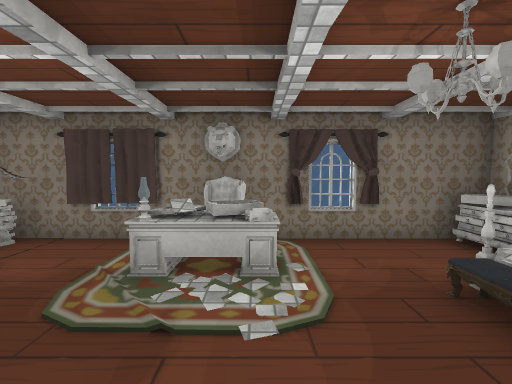
[1] (above)

21 first-person views from a walk through a Unity game level. The camera is 1.5 m above the floor, tilts 4° down and sees 90° across. The floor is counted in squares, 1 m on a side. Each view is taken from the middle of a square. On the plan, view 1 faces up. The plan holds only what a view shows up to about 13 squares ahead; the rest is blank. The place goes on beyond the plan. The player is left out. Door leaves are left out, so doorways stand open. Some surface patterns are stand-ins.

[2]
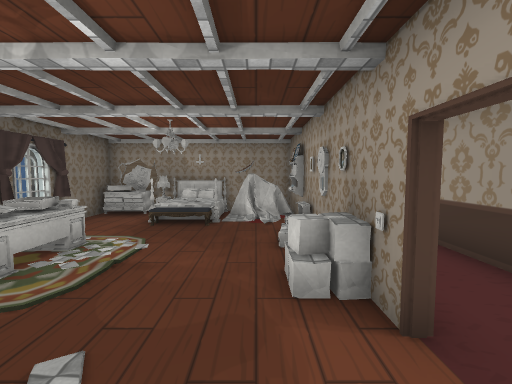

[3]
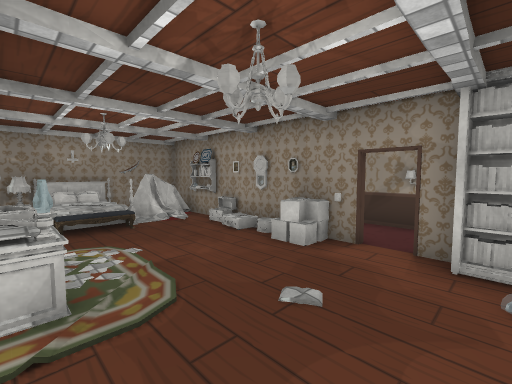

[4]
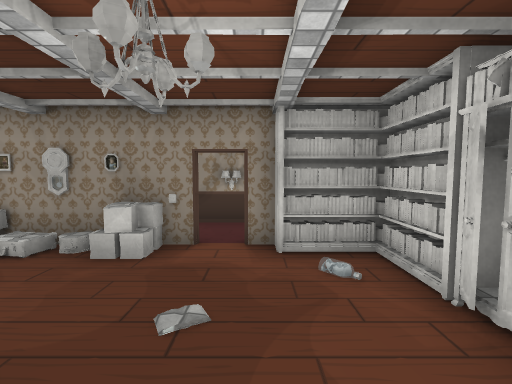

[5]
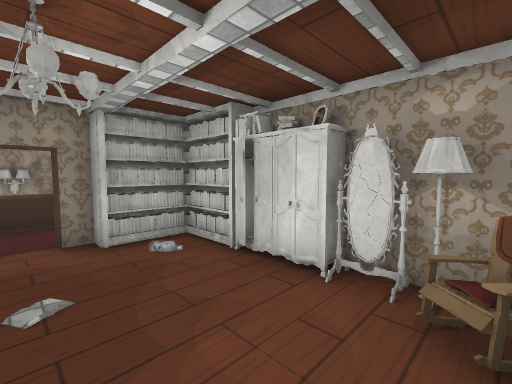

[6]
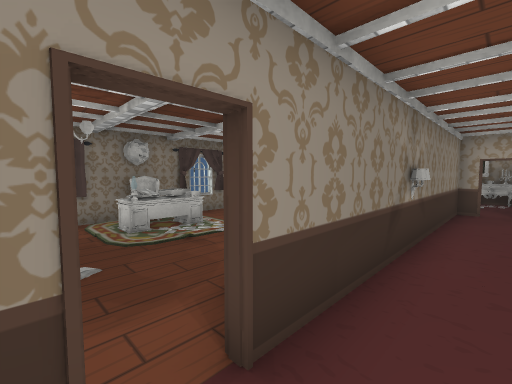

[7]
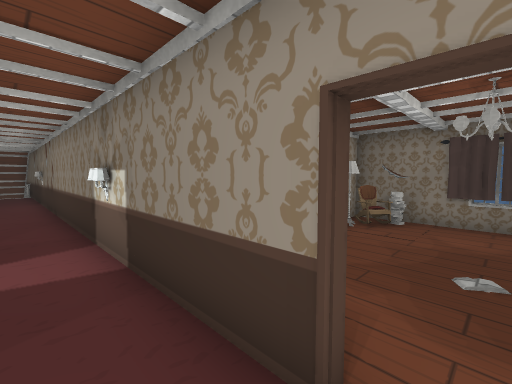

[8]
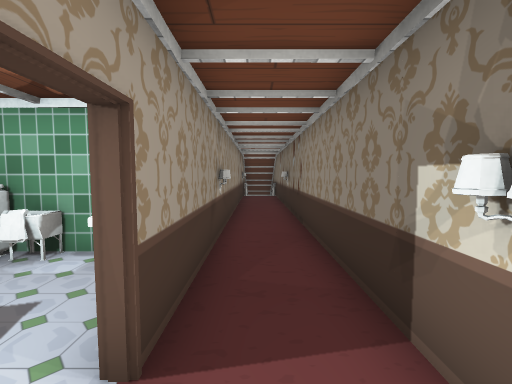

[9]
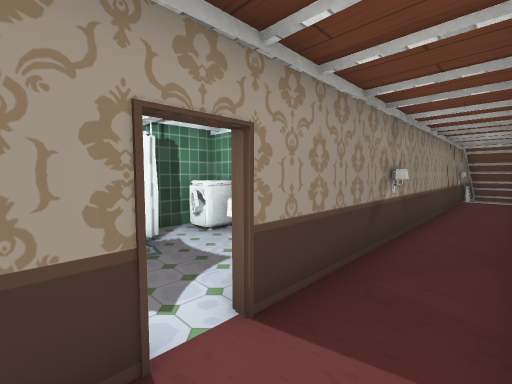

[10]
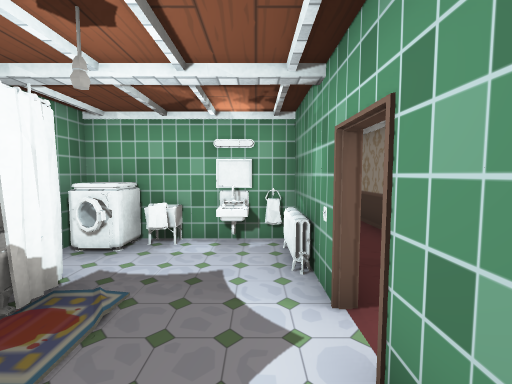

[11]
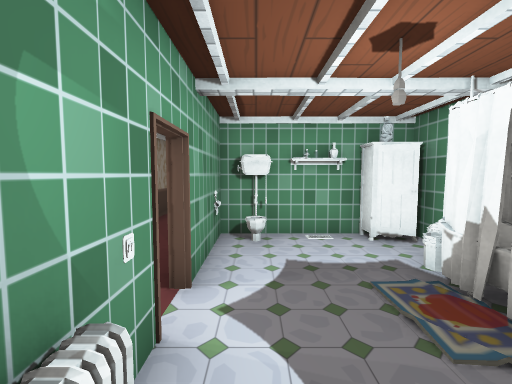

[12]
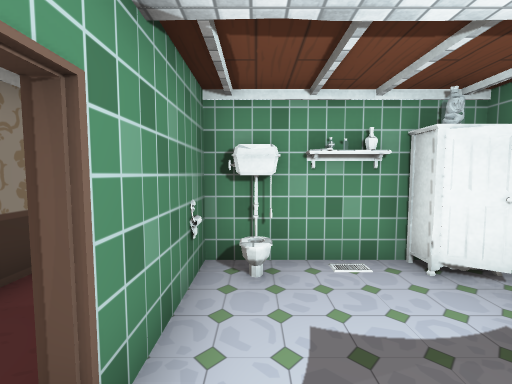

[13]
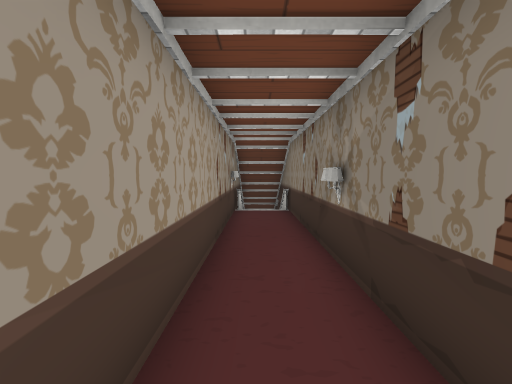

[14]
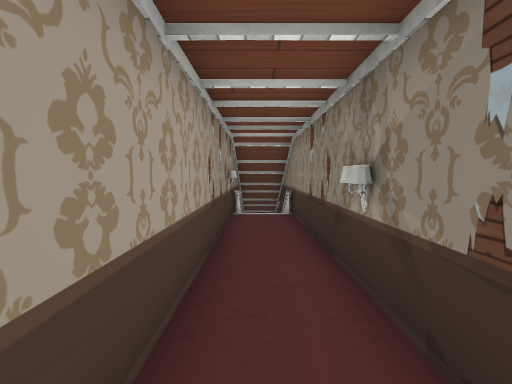

[15]
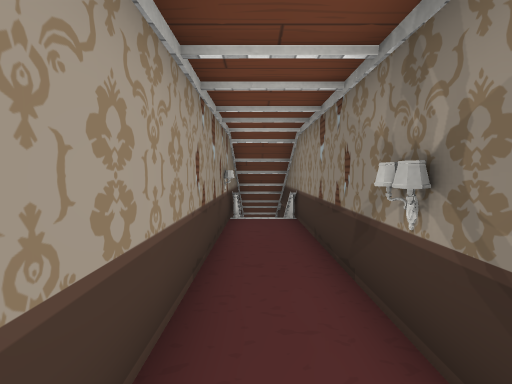

[16]
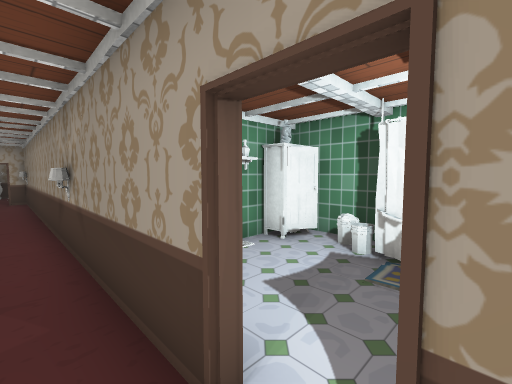

[17]
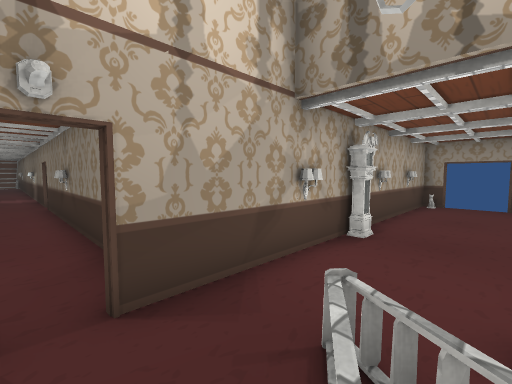

[18]
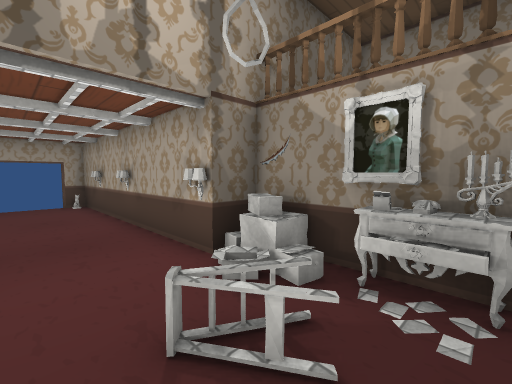

[19]
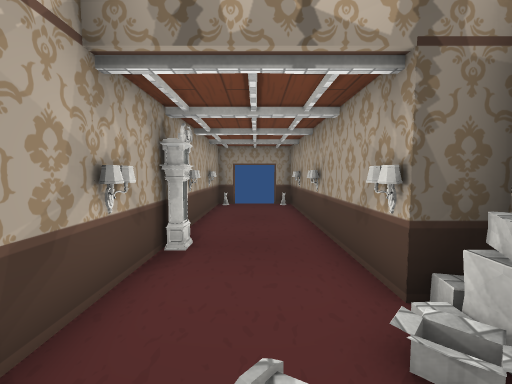

[20]
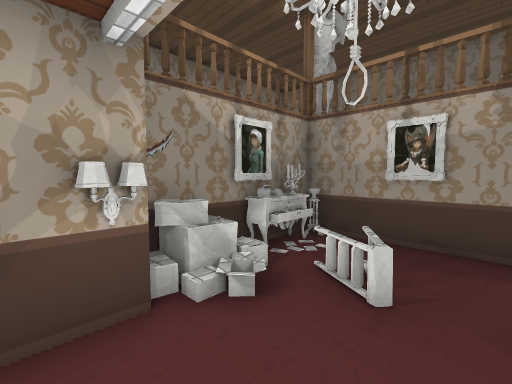

[21]
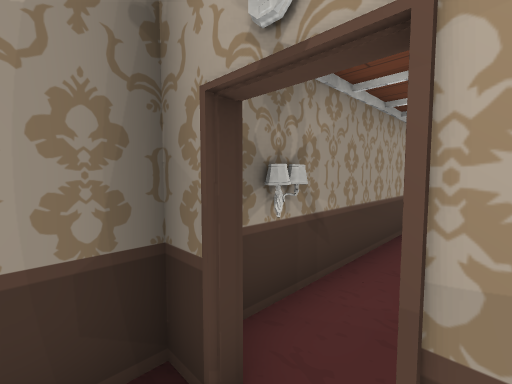

### Floor plan
Ten units are one square. View 1 is at (0, 0); x grows to the right and y downward. Boxes are objects, and circles mark ways between rooms. Rooms are numbered by the first view taken in them; rooms with no view inside come last. Other rooms are left out.
<svg viewBox="-280 -115 420 209">
<path fill="none" stroke="#000" d="M-6 14 15 14M26 16 -27 16M44 14 54 14 54 -59 -69 -59 -69 -30M-45 14 -38 14 -38 16M-26 39 79 39M54 -44 53 -51M55 -44 52 -50M65 36 67 37 70 36M79 23 79 16 44 16M79 40 79 33M-119 41 -119 46M-180 19 -183 18 -185 19M-95 39 -88 39M-81 19 -85 17M-77 39 -65 39M-46 39 -26 39M-38 16 -259 16M-36 37 -31 35M-35 36 -30 38M-35 38 -31 36M-256 39 -114 39M-260 16 -275 16M-271 16 -272 39 -258 39M-88 41 -96 41M-66 41 -77 41M-70 89 -49 89M-46 74 -46 39M-114 41 -119 41M-119 74 -119 89 -100 89M84 -15 83 -11M117 -14 117 -109 109 -109M129 16 129 -9M81 33 81 39M79 39 129 39 129 34M90 -109 81 -109 81 23"/>
<rect x="-75" y="-35" width="20" height="30" fill="#bbb"><title>wardrobe</title></rect>
<rect x="-75" y="-45" width="10" height="10" fill="#bbb"><title>other object</title></rect>
<rect x="-65" y="5" width="20" height="10" fill="#bbb"><title>bookshelf</title></rect>
<rect x="-65" y="-45" width="10" height="10" fill="#bbb"><title>lamp</title></rect>
<rect x="-65" y="-55" width="10" height="10" fill="#bbb"><title>chair</title></rect>
<rect x="-55" y="-55" width="10" height="10" fill="#bbb"><title>other object</title></rect>
<rect x="-25" y="5" width="10" height="10" fill="#bbb"><title>other object</title></rect>
<rect x="-25" y="-45" width="10" height="10" fill="#bbb"><title>lamp</title></rect>
<rect x="-15" y="5" width="10" height="10" fill="#bbb"><title>other object</title></rect>
<rect x="-15" y="-45" width="20" height="10" fill="#bbb"><title>desk</title></rect>
<rect x="-15" y="-55" width="10" height="10" fill="#bbb"><title>armchair</title></rect>
<rect x="15" y="5" width="10" height="10" fill="#bbb"><title>other object</title></rect>
<rect x="25" y="5" width="20" height="10" fill="#bbb"><title>other object</title></rect>
<rect x="25" y="-15" width="10" height="10" fill="#bbb"><title>bed</title></rect>
<rect x="35" y="-5" width="10" height="10" fill="#bbb"><title>other object</title></rect>
<rect x="35" y="-45" width="10" height="10" fill="#bbb"><title>lamp</title></rect>
<rect x="45" y="-5" width="10" height="10" fill="#bbb"><title>other object</title></rect>
<rect x="45" y="-15" width="10" height="10" fill="#bbb"><title>bed</title></rect>
<rect x="45" y="-45" width="10" height="10" fill="#bbb"><title>other object</title></rect>
<rect x="-115" y="35" width="20" height="10" fill="#bbb"><title>other object</title></rect>
<rect x="-125" y="65" width="10" height="10" fill="#bbb"><title>other object</title></rect>
<rect x="-125" y="45" width="10" height="20" fill="#bbb"><title>other object</title></rect>
<rect x="-115" y="75" width="10" height="10" fill="#bbb"><title>machine</title></rect>
<rect x="-115" y="65" width="10" height="10" fill="#bbb"><title>other object</title></rect>
<rect x="-115" y="55" width="10" height="10" fill="#bbb"><title>other object</title></rect>
<rect x="-95" y="75" width="10" height="10" fill="#bbb"><title>rug</title></rect>
<rect x="-85" y="75" width="10" height="10" fill="#bbb"><title>other object</title></rect>
<rect x="-65" y="75" width="10" height="10" fill="#bbb"><title>other object</title></rect>
<rect x="-55" y="75" width="10" height="10" fill="#bbb"><title>wardrobe</title></rect>
<rect x="-55" y="65" width="10" height="10" fill="#bbb"><title>other object</title></rect>
<rect x="-55" y="45" width="10" height="10" fill="#bbb"><title>other object</title></rect>
<rect x="75" y="-35" width="10" height="10" fill="#bbb"><title>clock</title></rect>
<rect x="85" y="-105" width="10" height="10" fill="#bbb"><title>other object</title></rect>
<rect x="95" y="5" width="20" height="20" fill="#bbb"><title>other object</title></rect>
<rect x="105" y="-105" width="10" height="10" fill="#bbb"><title>other object</title></rect>
<rect x="115" y="35" width="10" height="10" fill="#bbb"><title>other object</title></rect>
<rect x="115" y="15" width="10" height="10" fill="#bbb"><title>dresser</title></rect>
<rect x="115" y="-15" width="10" height="10" fill="#bbb"><title>other object</title></rect>
<rect x="125" y="25" width="10" height="10" fill="#bbb"><title>other object</title></rect>
<rect x="125" y="15" width="10" height="10" fill="#bbb"><title>painting</title></rect>
<circle cx="-35" cy="15" r="3" fill="#2a7"/>
<circle cx="-35" cy="30" r="3" fill="#2a7"/>
<circle cx="80" cy="25" r="3" fill="#2a7"/>
<circle cx="-85" cy="40" r="3" fill="#2a7"/>
<text x="0" y="-10">1</text>
<text x="-140" y="30">2</text>
<text x="-80" y="60">3</text>
<text x="100" y="-30">4</text>
</svg>
Room 1 opens to room 2. Room 1 opens to room 4. Room 2 opens to room 3.

Where each view was taken, in squares from view 1:
view 1: 0 up, 0 right, facing up
view 2: 0 up, 5 left, facing right
view 3: 4 up, 5 left, facing down-right
view 4: 4 up, 4 left, facing down
view 5: 5 up, 3 left, facing down-left
view 6: 3 down, 4 left, facing up-right
view 7: 3 down, 3 left, facing up-left
view 8: 3 down, 7 left, facing left
view 9: 2 down, 7 left, facing down-left
view 10: 5 down, 6 left, facing left
view 11: 5 down, 11 left, facing right
view 12: 5 down, 9 left, facing right
view 13: 3 down, 14 left, facing left
view 14: 3 down, 15 left, facing left
view 15: 3 down, 16 left, facing left
view 16: 3 down, 9 left, facing down-right
view 17: 3 down, 11 right, facing up-left
view 18: 3 down, 9 right, facing up-right
view 19: 2 down, 10 right, facing up
view 20: 2 up, 9 right, facing down-right
view 21: 2 down, 9 right, facing down-left
